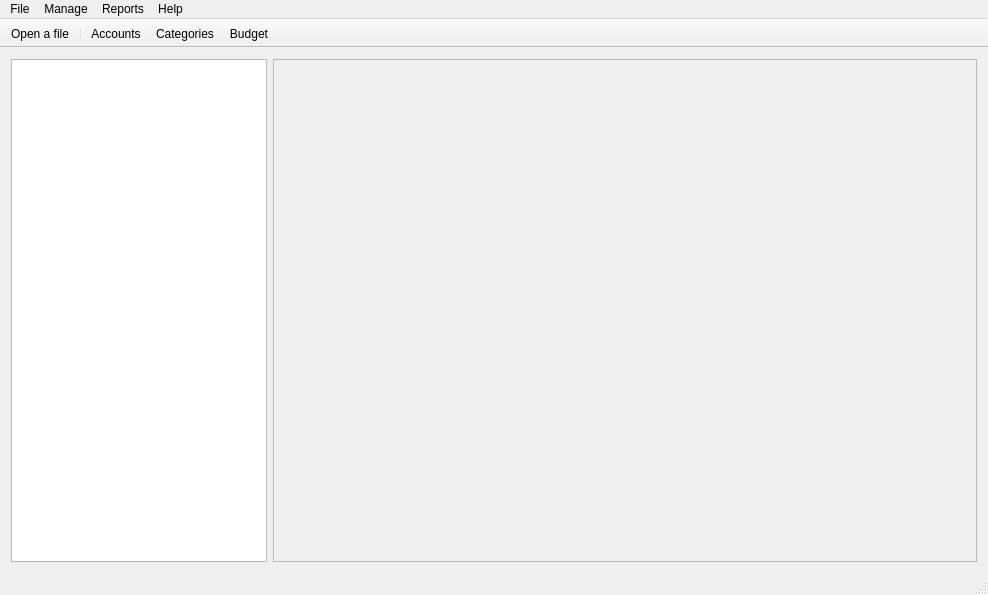
<?xml version="1.0" encoding="UTF-8"?>
<ui version="4.0">
 <class>MainWindow</class>
 <widget class="QMainWindow" name="MainWindow">
  <property name="geometry">
   <rect>
    <x>0</x>
    <y>0</y>
    <width>988</width>
    <height>595</height>
   </rect>
  </property>
  <property name="windowTitle">
   <string>Simple Budget</string>
  </property>
  <widget class="QWidget" name="centralWidget">
   <layout class="QHBoxLayout" name="horizontalLayout_2" stretch="0,1">
    <item>
     <widget class="QTreeView" name="accountsTree"/>
    </item>
    <item>
     <widget class="QScrollArea" name="scrollArea">
      <property name="widgetResizable">
       <bool>true</bool>
      </property>
      <widget class="QWidget" name="scrollAreaWidgetContents">
       <property name="geometry">
        <rect>
         <x>0</x>
         <y>0</y>
         <width>706</width>
         <height>500</height>
        </rect>
       </property>
       <layout class="QVBoxLayout" name="verticalLayout_2">
        <item>
         <layout class="QGridLayout" name="barsLayout"/>
        </item>
        <item>
         <spacer name="verticalSpacer_2">
          <property name="orientation">
           <enum>Qt::Vertical</enum>
          </property>
          <property name="sizeHint" stdset="0">
           <size>
            <width>20</width>
            <height>471</height>
           </size>
          </property>
         </spacer>
        </item>
       </layout>
      </widget>
     </widget>
    </item>
   </layout>
  </widget>
  <widget class="QMenuBar" name="menuBar">
   <property name="geometry">
    <rect>
     <x>0</x>
     <y>0</y>
     <width>988</width>
     <height>21</height>
    </rect>
   </property>
   <widget class="QMenu" name="menuFile">
    <property name="title">
     <string>File</string>
    </property>
    <addaction name="actionNewFile"/>
    <addaction name="actionOpenFile"/>
    <addaction name="actionCloseFile"/>
    <addaction name="separator"/>
    <addaction name="actionQuit"/>
   </widget>
   <widget class="QMenu" name="menuManage">
    <property name="title">
     <string>Manage</string>
    </property>
    <addaction name="actionManageAccounts"/>
    <addaction name="actionManageCategories"/>
    <addaction name="actionBudget"/>
   </widget>
   <widget class="QMenu" name="menuReports">
    <property name="title">
     <string>Reports</string>
    </property>
    <addaction name="actionBudgetReport"/>
    <addaction name="actionBalance"/>
   </widget>
   <widget class="QMenu" name="menuHelp">
    <property name="title">
     <string>Help</string>
    </property>
    <addaction name="actionAbout"/>
   </widget>
   <addaction name="menuFile"/>
   <addaction name="menuManage"/>
   <addaction name="menuReports"/>
   <addaction name="menuHelp"/>
  </widget>
  <widget class="QToolBar" name="mainToolBar">
   <property name="movable">
    <bool>false</bool>
   </property>
   <attribute name="toolBarArea">
    <enum>TopToolBarArea</enum>
   </attribute>
   <attribute name="toolBarBreak">
    <bool>false</bool>
   </attribute>
   <addaction name="actionOpenFile"/>
   <addaction name="separator"/>
   <addaction name="actionManageAccounts"/>
   <addaction name="actionManageCategories"/>
   <addaction name="actionBudget"/>
  </widget>
  <widget class="QStatusBar" name="statusBar"/>
  <action name="actionManageAccounts">
   <property name="icon">
    <iconset resource="iconset.qrc">
     <normaloff>:/icons/dollar178.svg</normaloff>:/icons/dollar178.svg</iconset>
   </property>
   <property name="text">
    <string>Accounts</string>
   </property>
   <property name="toolTip">
    <string>Accounts</string>
   </property>
  </action>
  <action name="actionOpenFile">
   <property name="icon">
    <iconset resource="iconset.qrc">
     <normaloff>:/icons/door24.svg</normaloff>:/icons/door24.svg</iconset>
   </property>
   <property name="text">
    <string>Open a file</string>
   </property>
  </action>
  <action name="actionNewFile">
   <property name="icon">
    <iconset>
     <normaloff>:/iconset/iconset/svg/add189.svg</normaloff>:/iconset/iconset/svg/add189.svg</iconset>
   </property>
   <property name="text">
    <string>New file</string>
   </property>
  </action>
  <action name="actionCloseFile">
   <property name="text">
    <string>Close file</string>
   </property>
   <property name="toolTip">
    <string>Close file</string>
   </property>
  </action>
  <action name="actionQuit">
   <property name="text">
    <string>Quit</string>
   </property>
  </action>
  <action name="actionManageCategories">
   <property name="icon">
    <iconset resource="iconset.qrc">
     <normaloff>:/icons/bookmark49.svg</normaloff>:/icons/bookmark49.svg</iconset>
   </property>
   <property name="text">
    <string>Categories</string>
   </property>
   <property name="toolTip">
    <string>Categories</string>
   </property>
  </action>
  <action name="actionBudget">
   <property name="icon">
    <iconset resource="iconset.qrc">
     <normaloff>:/icons/left225.svg</normaloff>:/icons/left225.svg</iconset>
   </property>
   <property name="text">
    <string>Budget</string>
   </property>
  </action>
  <action name="actionAbout">
   <property name="text">
    <string>About</string>
   </property>
  </action>
  <action name="actionBudgetReport">
   <property name="text">
    <string>Budget</string>
   </property>
  </action>
  <action name="actionBalance">
   <property name="text">
    <string>Balance</string>
   </property>
  </action>
 </widget>
 <layoutdefault spacing="6" margin="11"/>
 <resources>
  <include location="iconset.qrc"/>
 </resources>
 <connections/>
</ui>
